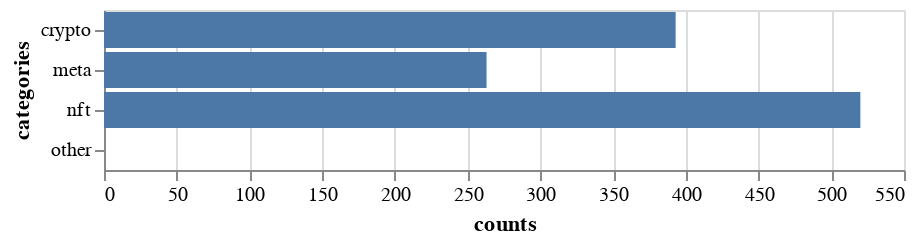

Source (notebook cell):
### Code cell
# BOT HASHTAG CLASSIFICATION
hashtags_no_na_bots = bot_df.hashtags.dropna()
hashtags_processed_bots = [formatted_ht(str_ht) for str_ht in hashtags_no_na_bots]
hashtags_flat_bots = [item.lower() for sublst in hashtags_processed_bots for item in sublst]
ht_series = pd.Series(hashtags_flat_bots)  

count_dict = dict(Counter(hashtags_flat_bots).items())
other_dict = count_dict
cat_dict = {'nft' : 0, 'meta' : 0, 'crypto' : 0, 'other' : 0}

for k1 in list(count_dict.keys()):
    categorized = False
    for k2 in list(cat_dict.keys()):
        if k2 in k1:
            categorized = True
            cat_dict[k2] += count_dict[k1]
    if categorized:
        del other_dict[k1]
        
for k1 in list(other_dict.keys()):
    categorized = False
    if l_in(['coin', 'eth', 'chain', 'bsc', 'btc', 'doge', 'dao', 'elemon', 'bape', 'shib', 'binance', 'token', 'ryoshis', 'minikishu', 'lte', 'staking', 'hold', 'bluesparrow', 'solana', 'chee', 'defi'], k1):
        cat_dict['crypto'] += other_dict[k1]
        categorized = True
    if l_in(['art', 'mvbiv', 'opensea'], k1):
        cat_dict['nft'] += other_dict[k1]
        categorized = True
    if l_in(['game', 'gaming', 'moniwar', 'morpheuslabs', 'mlseed'], k1):
        cat_dict['meta'] += other_dict[k1]
        categorized = True
    if categorized:
        del other_dict[k1] 
    
for k in list(other_dict.keys()):
    # needs justification
    if other_dict[k] <= 1:
         del other_dict[k]
            
total = 0
for k1 in list(other_dict.keys()):
    total += other_dict[k1] 
            
cat_cts = {'counts': pd.Series(cat_dict) }
cc = pd.DataFrame(cat_cts)
cc["categories"] = cc.index

for k in list(other_dict.keys()):
    cat_dict['other'] += count_dict[k]

alt.Chart(cc).mark_bar().encode(
    x=alt.X('counts'),
    y=alt.Y('categories')
)

### Figure 1 — Vega-Lite specification as saved in the notebook (floating-point values rounded to 4 significant figures)
{"config": {"view": {"continuousWidth": 400, "continuousHeight": 300}}, "data": {"name": "data-4471aa6580b5051c151e995156c6ef92"}, "mark": "bar", "encoding": {"x": {"type": "quantitative", "field": "counts"}, "y": {"type": "nominal", "field": "categories"}}, "$schema": "https://vega.github.io/schema/vega-lite/v4.8.1.json", "datasets": {"data-4471aa6580b5051c151e995156c6ef92": [{"counts": 520, "categories": "nft"}, {"counts": 263, "categories": "meta"}, {"counts": 393, "categories": "crypto"}, {"counts": 0, "categories": "other"}]}}
